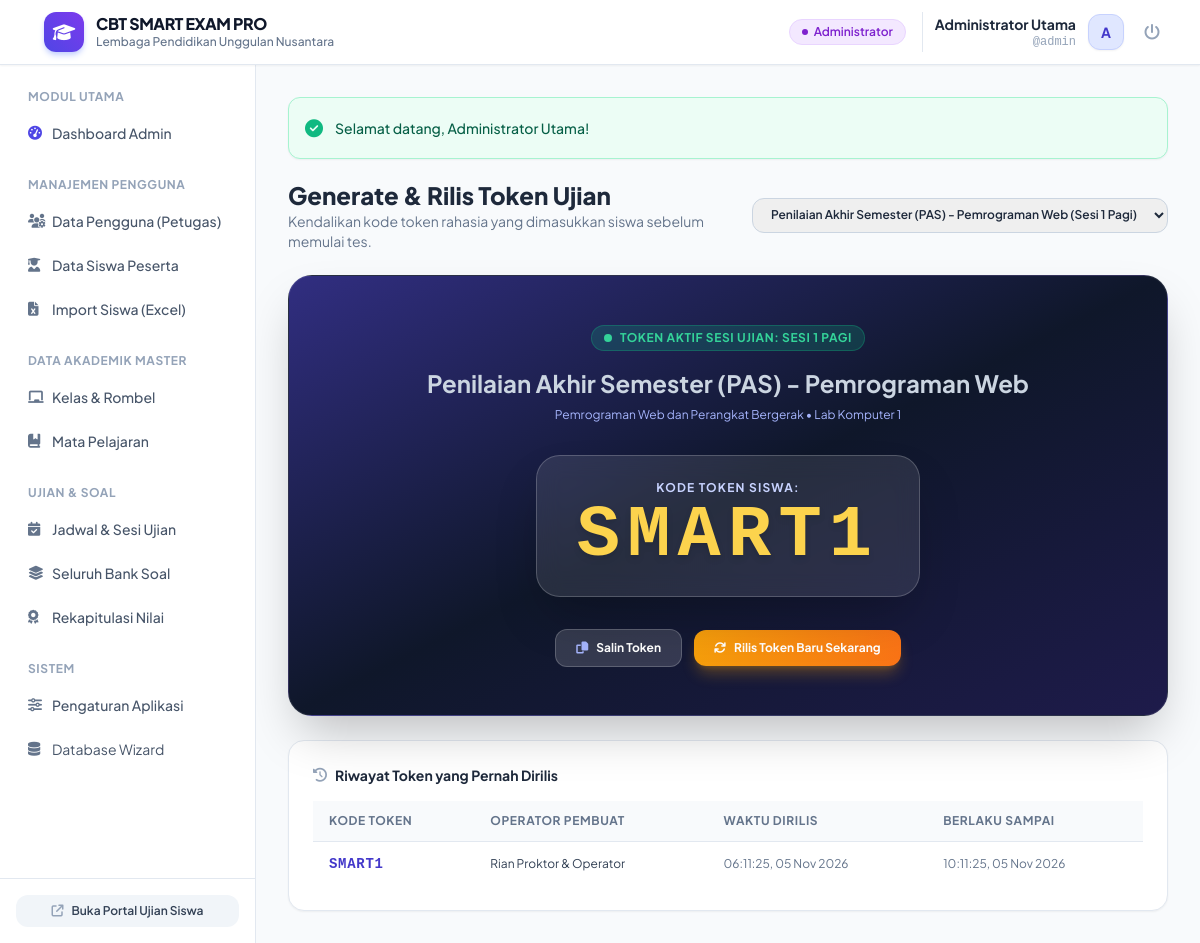
/operator/token.php (signed in), run on the app's committed database.
### tables this page shows
CREATE TABLE `exams` (
  `id` INT AUTO_INCREMENT PRIMARY KEY,
  `title` VARCHAR(200) NOT NULL,
  `bank_id` INT NOT NULL,
  `class_ids` TEXT NULL,  
  `session_name` VARCHAR(50) DEFAULT 'Sesi 1',
  `room` VARCHAR(50) DEFAULT 'Ruang 01',
  `start_time` DATETIME NOT NULL,
  `end_time` DATETIME NOT NULL,
  `duration_minutes` INT NOT NULL DEFAULT 60,
  `current_token` VARCHAR(10) DEFAULT 'ABCXYZ',
  `is_token_active` TINYINT(1) DEFAULT 1,
  `randomize_questions` TINYINT(1) DEFAULT 1,
  `randomize_options` TINYINT(1) DEFAULT 1,
  `show_results_immediately` TINYINT(1) DEFAULT 0,
  `anti_cheat_enabled` TINYINT(1) DEFAULT 1,
  `status` ENUM('draft', 'active', 'finished') DEFAULT 'active',
  `created_by` INT NOT NULL,
  `created_at` TIMESTAMP DEFAULT CURRENT_TIMESTAMP,
  FOREIGN KEY (`bank_id`) REFERENCES `question_banks`(`id`) ON DELETE CASCADE,
  FOREIGN KEY (`created_by`) REFERENCES `users`(`id`) ON DELETE CASCADE
);

CREATE TABLE `subjects` (
  `id` INT AUTO_INCREMENT PRIMARY KEY,
  `code` VARCHAR(30) NOT NULL UNIQUE,
  `name` VARCHAR(100) NOT NULL,
  `created_at` TIMESTAMP DEFAULT CURRENT_TIMESTAMP
);

CREATE TABLE `users` (
  `id` INT AUTO_INCREMENT PRIMARY KEY,
  `username` VARCHAR(50) NOT NULL UNIQUE,
  `password` VARCHAR(255) NOT NULL,
  `full_name` VARCHAR(150) NOT NULL,
  `role` ENUM('admin', 'guru', 'operator') NOT NULL DEFAULT 'guru',
  `nip` VARCHAR(50) NULL,
  `email` VARCHAR(100) NULL,
  `phone` VARCHAR(25) NULL,
  `status` ENUM('active', 'inactive') NOT NULL DEFAULT 'active',
  `created_at` TIMESTAMP DEFAULT CURRENT_TIMESTAMP
);

### operator/token.php (the view, shortened to what this page needs)
<?php
require_once __DIR__ . '/../app/helpers.php';
$pdo = Database::getConnection();
$exams = $pdo->query("SELECT e.*, qb.title as bank_title, s.name as subject_name
                      FROM exams e
                      JOIN question_banks qb ON e.bank_id = qb.id
                      JOIN subjects s ON qb.subject_id = s.id
                      WHERE e.status = 'active'
                      ORDER BY e.id DESC")->fetchAll();
$selectedExamId = (int)($_GET['exam_id'] ?? ($exams[0]['id'] ?? 0));
$currExam = null;
foreach ($exams as $ex) {
    if ($ex['id'] == $selectedExamId) {
        $currExam = $ex;
        break;
    }
}
$tokens = [];
if ($selectedExamId > 0) {
    $tStmt = $pdo->prepare("SELECT et.*, u.full_name as operator_name
                            FROM exam_tokens et
                            JOIN users u ON et.generated_by = u.id
                            WHERE et.exam_id = ?
                            ORDER BY et.id DESC LIMIT 10");
    $tStmt->execute([$selectedExamId]);
    $tokens = $tStmt->fetchAll();
}
require_once __DIR__ . '/../includes/header.php';
?>
<div class="max-w-4xl space-y-6">
    <div class="flex flex-col sm:flex-row sm:items-center justify-between gap-4">
        <div>
            <h1 class="text-2xl font-black text-slate-800">Generate & Rilis Token Ujian</h1>
            <p class="text-sm text-slate-500">Kendalikan kode token rahasia yang dimasukkan siswa sebelum memulai tes.</p>
        </div>
        <form method="GET" action="">
            <select name="exam_id" onchange="this.form.submit()" class="px-3.5 py-2 rounded-xl border border-slate-300 text-xs font-semibold focus:ring-2 focus:ring-indigo-500">
                <?php foreach ($exams as $ex): ?>
                    <option value="<?= $ex['id'] ?>" <?= $selectedExamId == $ex['id'] ? 'selected' : '' ?>>
                        <?= e($ex['title']) ?> (<?= e($ex['session_name']) ?>)
                    </option>
                <?php endforeach; ?>
            </select>
        </form>
    </div>
    <?php if (!$currExam): ?>
        <div class="bg-amber-50 rounded-2xl p-6 text-center text-amber-800 border border-amber-200">
            Tidak ada ujian aktif saat ini.
        </div>
    <?php else: ?>
        <div class="bg-gradient-to-br from-indigo-900 via-slate-900 to-indigo-950 rounded-3xl p-8 sm:p-12 text-white shadow-2xl text-center border border-white/10 relative overflow-hidden">
            <span class="inline-flex items-center px-3 py-1 rounded-full bg-emerald-500/20 text-emerald-400 text-xs font-bold uppercase tracking-wider mb-4 border border-emerald-500/30">
                <span class="w-2 h-2 rounded-full bg-emerald-400 mr-2 animate-ping"></span>
                Token Aktif Sesi Ujian: <?= e($currExam['session_name']) ?>
            </span>
            <h2 class="text-xl sm:text-2xl font-bold text-slate-300 mb-2"><?= e($currExam['title']) ?></h2>
            <div class="text-xs text-indigo-300 mb-8"><?= e($currExam['subject_name']) ?> &bull; <?= e($currExam['room']) ?></div>
            <div class="inline-block bg-white/10 backdrop-blur-md px-10 py-6 rounded-3xl border border-white/20 shadow-2xl mb-8">
                <div class="text-xs font-bold uppercase tracking-widest text-indigo-200 mb-1">KODE TOKEN SISWA:</div>
                <div id="bigToken" class="font-mono text-5xl sm:text-7xl font-black tracking-widest text-amber-300 drop-shadow-md select-all cursor-pointer" onclick="copyToken('<?= e($currExam['current_token']) ?>')">
                    <?= e($currExam['current_token']) ?>
                </div>
            </div>
            <div class="flex items-center justify-center space-x-3">
                <button onclick="copyToken('<?= e($currExam['current_token']) ?>')" class="px-5 py-2.5 bg-white/15 hover:bg-white/25 border border-white/20 text-white font-bold rounded-xl text-xs transition flex items-center">
                    <i class="fa-solid fa-copy mr-2 text-indigo-300"></i> Salin Token
                </button>
                <button onclick="document.getElementById('modalGenToken').classList.remove('hidden')" class="px-5 py-2.5 bg-gradient-to-r from-amber-500 to-orange-500 hover:from-amber-600 hover:to-orange-600 text-white font-bold rounded-xl text-xs transition shadow-lg shadow-amber-500/30 flex items-center">
                    <i class="fa-solid fa-arrows-rotate mr-2"></i> Rilis Token Baru Sekarang
                </button>
            </div>
        </div>
        <div class="bg-white rounded-2xl border border-slate-200 shadow-sm p-6">
            <h3 class="text-sm font-bold text-slate-800 mb-4 flex items-center">
                <i class="fa-solid fa-clock-rotate-left text-slate-400 mr-2"></i> Riwayat Token yang Pernah Dirilis
            </h3>
            <div class="overflow-x-auto">
                <table class="w-full text-left text-xs">
                    <thead>
                        <tr class="bg-slate-50 text-slate-500 uppercase tracking-wider font-semibold border-b border-slate-200">
                            <th class="py-3 px-4">Kode Token</th>
                            <th class="py-3 px-4">Operator Pembuat</th>
                            <th class="py-3 px-4">Waktu Dirilis</th>
                            <th class="py-3 px-4">Berlaku Sampai</th>
                        </tr>
                    </thead>
                    <tbody class="divide-y divide-slate-100">
                        <?php if (empty($tokens)): ?>
                            <tr><td colspan="4" class="py-4 text-center text-slate-400">Belum ada riwayat token tersimpan.</td></tr>
                        <?php else: ?>
                            <?php foreach ($tokens as $t): ?>
                                <tr class="hover:bg-slate-50/80 transition">
                                    <td class="py-3 px-4 font-mono font-bold text-indigo-700 text-sm tracking-wider">
                                        <?= e($t['token']) ?>
                                    </td>
                                    <td class="py-3 px-4 text-slate-700"><?= e($t['operator_name']) ?></td>
                                    <td class="py-3 px-4 text-slate-500"><?= date('H:i:s, d M Y', strtotime($t['created_at'])) ?></td>
                                    <td class="py-3 px-4 text-slate-500"><?= date('H:i:s, d M Y', strtotime($t['valid_until'])) ?></td>
                                </tr>
                            <?php endforeach; ?>
                        <?php endif; ?>
                    </tbody>
                </table>
            </div>
        </div>
    <?php endif; ?>
</div>
<?php require_once __DIR__ . '/../includes/footer.php'; ?>

### includes/header.php (style rules this page uses)
body { font-family: 'Plus Jakarta Sans', sans-serif; }

### data on the page
exams: session_name "SESI 1 PAGI", title "Penilaian Akhir Semester (PAS) - Pemrograman Web", subjects.name "Pemrograman Web dan Perangkat Bergerak", room "Lab Komputer 1", current_token "SMART1"

### other printed values
$appTitle "CBT SMART EXAM PRO"
$schoolName "Lembaga Pendidikan Unggulan Nusantara"
$badge['label'] "Administrator"
$currentUser['full_name'] "Administrator Utama"
$currentUser['username'] "admin"
substr($currentUser['full_name'] ?? 'U', 0, 1) "A"
$flash['message'] "Selamat datang, Administrator Utama!"
$t['token'] "SMART1"
$t['operator_name'] "Rian Proktor & Operator"
date('H:i:s, d M Y', strtotime($t['created_at'])) "06:11:25, 05 Nov 2026"
date('H:i:s, d M Y', strtotime($t['valid_until'])) "10:11:25, 05 Nov 2026"
form field exam_id "Penilaian Akhir Semester (PAS) - Pemrograman Web (Sesi 1 Pagi)"
